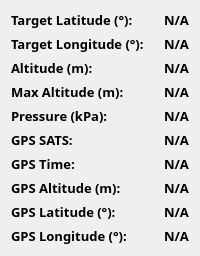
         <widget class="QWidget" name="telemetry_container_2" native="true">
          <layout class="QGridLayout" name="gridLayout_2">
           <item row="2" column="1">
            <layout class="QHBoxLayout" name="horizontalLayout_4" stretch="1,0">
             <item>
              <layout class="QVBoxLayout" name="telemetry_panel">
               <item>
                <widget class="QLabel" name="target_lat_label">
                 <property name="font">
                  <font>
                   <family>Sans Serif Collection</family>
                   <pointsize>10</pointsize>
                   <weight>75</weight>
                   <bold>true</bold>
                  </font>
                 </property>
                 <property name="styleSheet">
                  <string notr="true">border: none;</string>
                 </property>
                 <property name="text">
                  <string>Target Latitude (°):</string>
                 </property>
                </widget>
               </item>
               <item>
                <widget class="QLabel" name="target_long_label">
                 <property name="font">
                  <font>
                   <family>Sans Serif Collection</family>
                   <pointsize>10</pointsize>
                   <weight>75</weight>
                   <bold>true</bold>
                  </font>
                 </property>
                 <property name="styleSheet">
                  <string notr="true">border: none;</string>
                 </property>
                 <property name="text">
                  <string>Target Longitude (°):</string>
                 </property>
                </widget>
               </item>
               <item>
                <widget class="QLabel" name="alt_label">
                 <property name="font">
                  <font>
                   <family>Sans Serif Collection</family>
                   <pointsize>10</pointsize>
                   <weight>75</weight>
                   <bold>true</bold>
                  </font>
                 </property>
                 <property name="styleSheet">
                  <string notr="true">border: none;</string>
                 </property>
                 <property name="text">
                  <string>Altitude (m):</string>
                 </property>
                </widget>
               </item>
               <item>
                <widget class="QLabel" name="max_altitude_2">
                 <property name="font">
                  <font>
                   <family>Sans Serif Collection</family>
                   <pointsize>10</pointsize>
                   <weight>75</weight>
                   <bold>true</bold>
                  </font>
                 </property>
                 <property name="text">
                  <string>Max Altitude (m):</string>
                 </property>
                </widget>
               </item>
               <item>
                <widget class="QLabel" name="pressure_label">
                 <property name="font">
                  <font>
                   <family>Sans Serif Collection</family>
                   <pointsize>10</pointsize>
                   <weight>75</weight>
                   <bold>true</bold>
                  </font>
                 </property>
                 <property name="styleSheet">
                  <string notr="true">border: none;</string>
                 </property>
                 <property name="text">
                  <string>Pressure (kPa):</string>
                 </property>
                </widget>
               </item>
               <item>
                <widget class="QLabel" name="gps_sats_label">
                 <property name="font">
                  <font>
                   <family>Sans Serif Collection</family>
                   <pointsize>10</pointsize>
                   <weight>75</weight>
                   <bold>true</bold>
                  </font>
                 </property>
                 <property name="styleSheet">
                  <string notr="true">border: none;</string>
                 </property>
                 <property name="text">
                  <string>GPS SATS:</string>
                 </property>
                </widget>
               </item>
               <item>
                <widget class="QLabel" name="gps_time_label">
                 <property name="font">
                  <font>
                   <family>Sans Serif Collection</family>
                   <pointsize>10</pointsize>
                   <weight>75</weight>
                   <bold>true</bold>
                  </font>
                 </property>
                 <property name="styleSheet">
                  <string notr="true">border: none;</string>
                 </property>
                 <property name="text">
                  <string>GPS Time:</string>
                 </property>
                </widget>
               </item>
               <item>
                <widget class="QLabel" name="gps_alt_label">
                 <property name="font">
                  <font>
                   <family>Sans Serif Collection</family>
                   <pointsize>10</pointsize>
                   <weight>75</weight>
                   <bold>true</bold>
                  </font>
                 </property>
                 <property name="text">
                  <string>GPS Altitude (m):</string>
                 </property>
                </widget>
               </item>
               <item>
                <widget class="QLabel" name="gps_lat_label">
                 <property name="font">
                  <font>
                   <family>Sans Serif Collection</family>
                   <pointsize>10</pointsize>
                   <weight>75</weight>
                   <bold>true</bold>
                  </font>
                 </property>
                 <property name="styleSheet">
                  <string notr="true">border: none;</string>
                 </property>
                 <property name="text">
                  <string>GPS Latitude (°):</string>
                 </property>
                </widget>
               </item>
               <item>
                <widget class="QLabel" name="gps_long_label">
                 <property name="font">
                  <font>
                   <family>Sans Serif Collection</family>
                   <pointsize>10</pointsize>
                   <weight>75</weight>
                   <bold>true</bold>
                  </font>
                 </property>
                 <property name="styleSheet">
                  <string notr="true">border: none;</string>
                 </property>
                 <property name="text">
                  <string>GPS Longitude (°):</string>
                 </property>
                </widget>
               </item>
              </layout>
             </item>
             <item>
              <layout class="QVBoxLayout" name="verticalLayout_3">
               <item>
                <widget class="QLabel" name="TARGET_LATITUDE">
                 <property name="font">
                  <font>
                   <family>Sans Serif Collection</family>
                   <pointsize>10</pointsize>
                   <weight>75</weight>
                   <bold>true</bold>
                  </font>
                 </property>
                 <property name="text">
                  <string>N/A</string>
                 </property>
                </widget>
               </item>
               <item>
                <widget class="QLabel" name="TARGET_LONGITUDE">
                 <property name="font">
                  <font>
                   <family>Sans Serif Collection</family>
                   <pointsize>10</pointsize>
                   <weight>75</weight>
                   <bold>true</bold>
                  </font>
                 </property>
                 <property name="text">
                  <string>N/A</string>
                 </property>
                </widget>
               </item>
               <item>
                <widget class="QLabel" name="ALTITUDE">
                 <property name="font">
                  <font>
                   <family>Sans Serif Collection</family>
                   <pointsize>10</pointsize>
                   <weight>75</weight>
                   <bold>true</bold>
                  </font>
                 </property>
                 <property name="text">
                  <string>N/A</string>
                 </property>
                </widget>
               </item>
               <item>
                <widget class="QLabel" name="MAX_ALTITUDE">
                 <property name="font">
                  <font>
                   <family>Sans Serif Collection</family>
                   <pointsize>10</pointsize>
                   <weight>75</weight>
                   <bold>true</bold>
                  </font>
                 </property>
                 <property name="text">
                  <string>N/A</string>
                 </property>
                </widget>
               </item>
               <item>
                <widget class="QLabel" name="PRESSURE">
                 <property name="font">
                  <font>
                   <family>Sans Serif Collection</family>
                   <pointsize>10</pointsize>
                   <weight>75</weight>
                   <bold>true</bold>
                  </font>
                 </property>
                 <property name="text">
                  <string>N/A</string>
                 </property>
                </widget>
               </item>
               <item>
                <widget class="QLabel" name="GPS_SATS">
                 <property name="font">
                  <font>
                   <family>Sans Serif Collection</family>
                   <pointsize>10</pointsize>
                   <weight>75</weight>
                   <bold>true</bold>
                  </font>
                 </property>
                 <property name="text">
                  <string>N/A</string>
                 </property>
                </widget>
               </item>
               <item>
                <widget class="QLabel" name="GPS_TIME">
                 <property name="font">
                  <font>
                   <family>Sans Serif Collection</family>
                   <pointsize>10</pointsize>
                   <weight>75</weight>
                   <bold>true</bold>
                  </font>
                 </property>
                 <property name="text">
                  <string>N/A</string>
                 </property>
                </widget>
               </item>
               <item>
                <widget class="QLabel" name="GPS_ALTITUDE">
                 <property name="font">
                  <font>
                   <family>Sans Serif Collection</family>
                   <pointsize>10</pointsize>
                   <weight>75</weight>
                   <bold>true</bold>
                  </font>
                 </property>
                 <property name="text">
                  <string>N/A</string>
                 </property>
                </widget>
               </item>
               <item>
                <widget class="QLabel" name="GPS_LATITUDE">
                 <property name="font">
                  <font>
                   <family>Sans Serif Collection</family>
                   <pointsize>10</pointsize>
                   <weight>75</weight>
                   <bold>true</bold>
                  </font>
                 </property>
                 <property name="text">
                  <string>N/A</string>
                 </property>
                </widget>
               </item>
               <item>
                <widget class="QLabel" name="GPS_LONGITUDE">
                 <property name="font">
                  <font>
                   <family>Sans Serif Collection</family>
                   <pointsize>10</pointsize>
                   <weight>75</weight>
                   <bold>true</bold>
                  </font>
                 </property>
                 <property name="text">
                  <string>N/A</string>
                 </property>
                </widget>
               </item>
              </layout>
             </item>
            </layout>
           </item>
          </layout>
         </widget>
